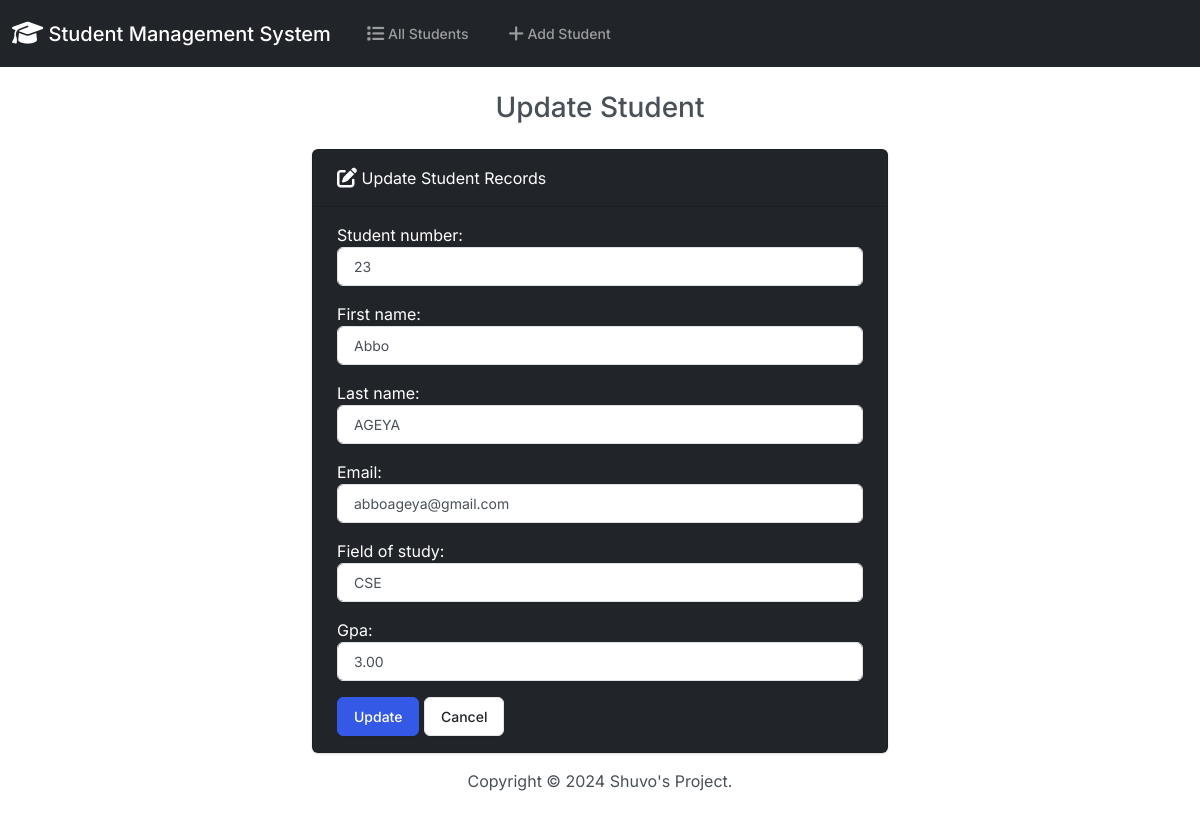
The page /edit/3/ on the database its author committed.
### students/models.py (models this page shows, shortened)
class Student(models.Model):
    student_number = models.CharField(max_length=10)
    first_name = models.CharField(max_length=50)
    last_name = models.CharField(max_length=50)
    email = models.EmailField()
    field_of_study = models.CharField(max_length=100)
    gpa = models.DecimalField(max_digits=4, decimal_places=2)

### students/views.py (the view)
# urls.py: path('edit/<int:id>/', views.edit, name='edit'),
def edit(request, id):
    student = Student.objects.get(pk=id)
    if request.method == 'POST':
        form = StudentForm(request.POST, instance=student)
        if form.is_valid():
            form.save()
            return render(request, 'students/edit.html', {
                'form': form,
                'success': True
            })
    else:
        form = StudentForm(instance=student)
    return render(request, 'students/edit.html', {
        'form': form
    })

### students/forms.py
class StudentForm(forms.ModelForm):
    class Meta:
        model = Student
        fields = [ 'student_number', 'first_name', 'last_name', 'email', 'field_of_study', 'gpa']
        lebels = {
            'student_number' : 'Student Number',
            'first_name' : 'First Name',
            'last_name' : 'Last Name',
            'email' : 'Email',
            'field_of_study' : 'Field of Study',
            'gpa' : 'GPA',
        }
        widgets = {
            'student_number' : forms.NumberInput(attrs={'class': 'form-control'}),
            'first_name': forms.TextInput(attrs={'class': 'form-control'}),
            'last_name': forms.TextInput(attrs={'class': 'form-control'}),
            'email': forms.EmailInput(attrs={'class': 'form-control'}),
            'field_of_study': forms.TextInput(attrs={'class': 'form-control'}),
            'gpa': forms.NumberInput(attrs={'class': 'form-control'}),
        }

### students/templates/students/edit.html (shortened to what this page needs)
{% extends "students/base.html" %}
{% block body %}
<h3 class="text-center m-4">Update Student</h3>
{% if success %}
<div class="alert alert-success" role="alert">
    The student updated successfully.
    <a href="{% url 'index' %}" class="alert-link">Go to Home Page.</a>
</div>
{% else %}
<div class="row justify-content-center">
    <div class="col-6">
        <div class="card text-white bg-dark mb-3">
            <div class="card-header">
                <i class="fa-solid fa-pen-to-square fa-lg"></i> Update Student Records
            </div>
            <div class="card-body">
                <form action="" method="POST">
                    {{ form.as_p }}
                    <button type="submit" class="btn btn-primary">Update</button>
                    <a href="{% url 'index' %}" class="btn btn-secondary">Cancel</a>
                </form>
            </div>
        </div>
    </div>
</div>
{% endif %}
{% endblock %}

### rows shown on the page
Student: student_number "23", first_name "Abbo", last_name "AGEYA", email "abboageya@gmail.com", field_of_study "CSE", gpa "3.00"
